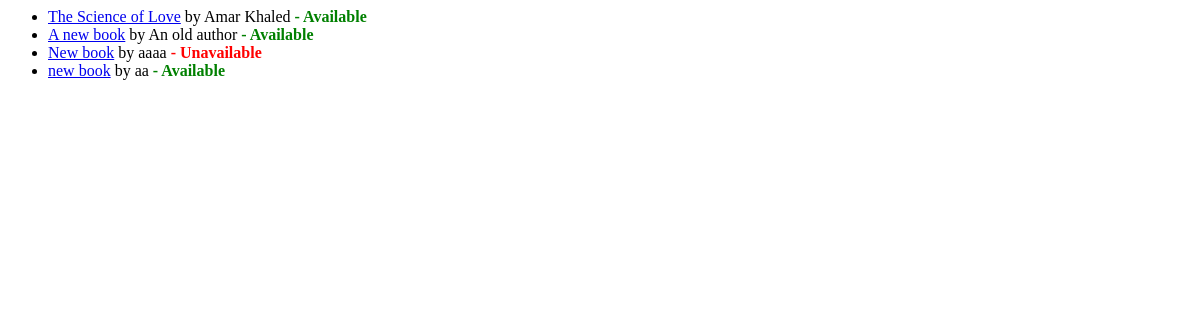
Page /books/ (signed in) on the earlier database version.
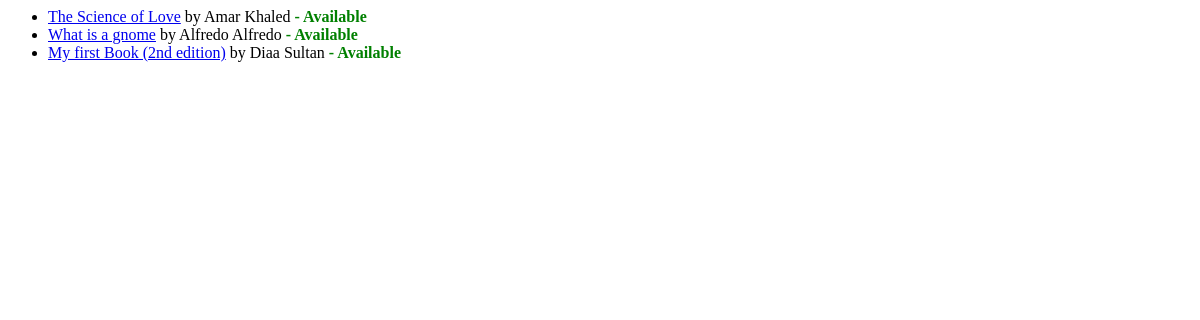
Same page on the later database version.
### books/models.py (models this page shows, shortened)
class Book(models.Model):
    title = models.CharField(max_length=100)
    author = models.CharField(max_length=100)
    published_year = models.IntegerField(
        validators=[MinValueValidator(1900), MaxValueValidator(timezone.now().year)]
    )
    is_available = models.BooleanField(default=True)

### books/views.py (the view)
# urls.py: path("", views.index, name="index"),
@login_required()
def index(request):
    all_books = Book.objects.all()
    context = {"books_list": all_books}
    try:
        context.update({"redirect_context": request.session.pop("redirect_context")})
    except KeyError:
        pass
    return render(request, "books/index.html", context)

### books/templates/books/index.html (shortened to what this page needs)
{% if books_list %}
    <ul>
    {% for book in books_list%}
    <li><a href="{% url 'books:detail' book.id %}">{{ book.title }}</a>  by {{book.author}}
        {% if book.is_available %}
            <b style="color:green;"> - Available</b> </li>
        {% else %}
            <b style="color:red;"> - Unavailable</b> </li>
            {% endif %}
    {% endfor %}
    </ul>
{% else %}
    <p>No books are registered on our system.</p>
{% endif %}

Differences in the rows shown:
removed Book: title "A new book", author "An old author", is_available "- Available"
removed Book: title "New book", author "aaaa", is_available "- Unavailable"
removed Book: title "new book", author "aa", is_available "- Available"
added Book: title "What is a gnome", author "Alfredo Alfredo", is_available "- Available"
added Book: title "My first Book (2nd edition)", author "Diaa Sultan", is_available "- Available"
